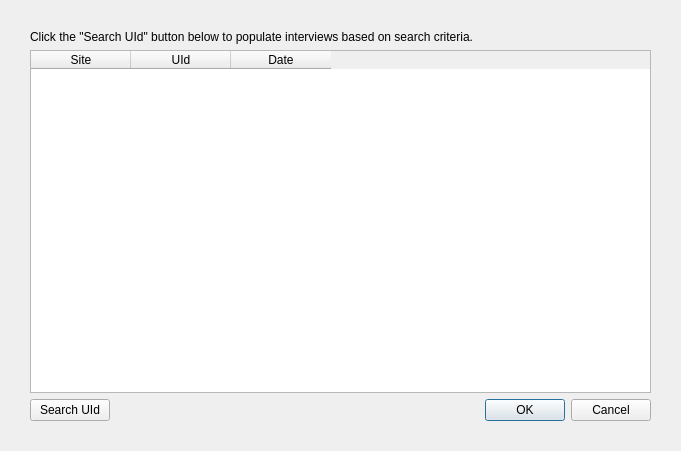
<?xml version="1.0" encoding="UTF-8"?>
<ui version="4.0">
 <class>QSelectInterviewDialog</class>
 <widget class="QWidget" name="QSelectInterviewDialog">
  <property name="geometry">
   <rect>
    <x>0</x>
    <y>0</y>
    <width>681</width>
    <height>451</height>
   </rect>
  </property>
  <property name="windowTitle">
   <string>Form</string>
  </property>
  <layout class="QVBoxLayout" name="verticalLayout_2">
   <property name="spacing">
    <number>6</number>
   </property>
   <property name="margin">
    <number>30</number>
   </property>
   <item>
    <widget class="QLabel" name="label">
     <property name="text">
      <string>Click the &quot;Search UId&quot; button below to populate interviews based on search criteria.</string>
     </property>
    </widget>
   </item>
   <item>
    <widget class="QTableWidget" name="interviewTableWidget">
     <property name="minimumSize">
      <size>
       <width>0</width>
       <height>0</height>
      </size>
     </property>
     <property name="selectionMode">
      <enum>QAbstractItemView::SingleSelection</enum>
     </property>
     <property name="selectionBehavior">
      <enum>QAbstractItemView::SelectRows</enum>
     </property>
     <attribute name="horizontalHeaderShowSortIndicator" stdset="0">
      <bool>true</bool>
     </attribute>
     <column>
      <property name="text">
       <string>Site</string>
      </property>
     </column>
     <column>
      <property name="text">
       <string>UId</string>
      </property>
     </column>
     <column>
      <property name="text">
       <string>Date</string>
      </property>
     </column>
    </widget>
   </item>
   <item>
    <layout class="QHBoxLayout" name="horizontalLayout">
     <item>
      <widget class="QPushButton" name="searchPushButton">
       <property name="text">
        <string>Search UId</string>
       </property>
      </widget>
     </item>
     <item>
      <widget class="QDialogButtonBox" name="buttonBox">
       <property name="standardButtons">
        <set>QDialogButtonBox::Cancel|QDialogButtonBox::Ok</set>
       </property>
       <property name="centerButtons">
        <bool>false</bool>
       </property>
      </widget>
     </item>
    </layout>
   </item>
  </layout>
 </widget>
 <resources/>
 <connections>
  <connection>
   <sender>buttonBox</sender>
   <signal>rejected()</signal>
   <receiver>QSelectInterviewDialog</receiver>
   <slot>close()</slot>
   <hints>
    <hint type="sourcelabel">
     <x>412</x>
     <y>545</y>
    </hint>
    <hint type="destinationlabel">
     <x>412</x>
     <y>283</y>
    </hint>
   </hints>
  </connection>
 </connections>
</ui>
